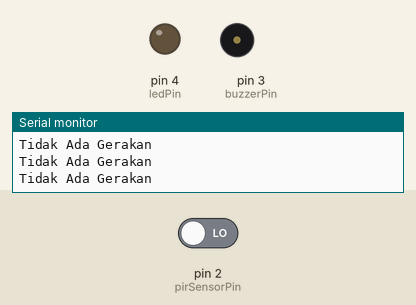
Bench run of a sketch on a simulated Arduino Uno, built with avr-gcc and run on an emulated ATmega328P. On the bench: output pins drawn as LEDs (lit = HIGH), buzzer (waves = sounding, pin HIGH), the last lines printed to the serial monitor. The test bench sets the inputs (shaded band); at power-on: pin 2 (pirSensorPin) LOW.

Above: at 1.8 s.
1.9 s: pin 2 (pirSensorPin) driven HIGH
At 2.4 s:
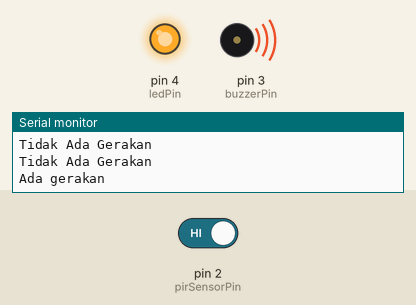
4.9 s: pin 2 (pirSensorPin) driven LOW
At 5.9 s:
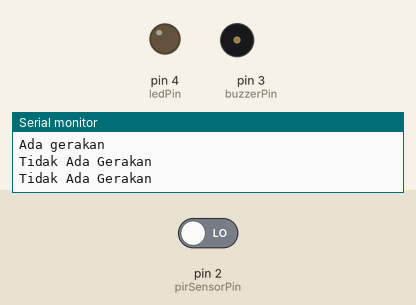
Timing chart, 0 to 7.9 s (numbered marks = the images above; inputs shaded):
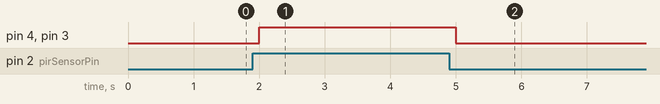

Measured:
- after the input at 1.9 s, pin 4 (ledPin), pin 3 (buzzerPin): LOW → HIGH after 0.10 s
- after the input at 4.9 s, pin 4 (ledPin), pin 3 (buzzerPin): HIGH → LOW after 0.10 s

The sketch:

sensor_PIR.ino
```cpp
// Definisikan pin yang digunakan
const int pirSensorPin = 2; // Pin sensor PIR terhubung ke pin 2
const int ledPin = 4;      // LED terhubung ke pin 13
const int buzzerPin = 3;    // Buzzer terhubung ke pin 9

void setup() {
  pinMode(pirSensorPin, INPUT); // Atur pin sensor PIR sebagai input
  pinMode(ledPin, OUTPUT);       // Atur pin LED sebagai output
  pinMode(buzzerPin, OUTPUT);    // Atur pin buzzer sebagai output

  Serial.begin(9600); // Mulai komunikasi serial dengan kecepatan 9600 bps
}

void loop() {
  // Baca nilai sensor PIR
  int motionDetected = digitalRead(pirSensorPin);

  // Jika gerakan terdeteksi
  if (motionDetected == HIGH) {
    Serial.println("Ada gerakan"); // Cetak pesan ke Serial Monitor
    digitalWrite(ledPin, HIGH);    // Nyalakan LED
    digitalWrite(buzzerPin, HIGH); // Nyalakan buzzer
    delay(500);                    // Tunda selama setengah detik
    digitalWrite(buzzerPin, LOW);  // Matikan buzzer
  } else {
    Serial.println("Tidak Ada Gerakan");
    digitalWrite(ledPin, LOW);
    delay(500);// Matikan LED jika tidak ada gerakan
  }
}
```
